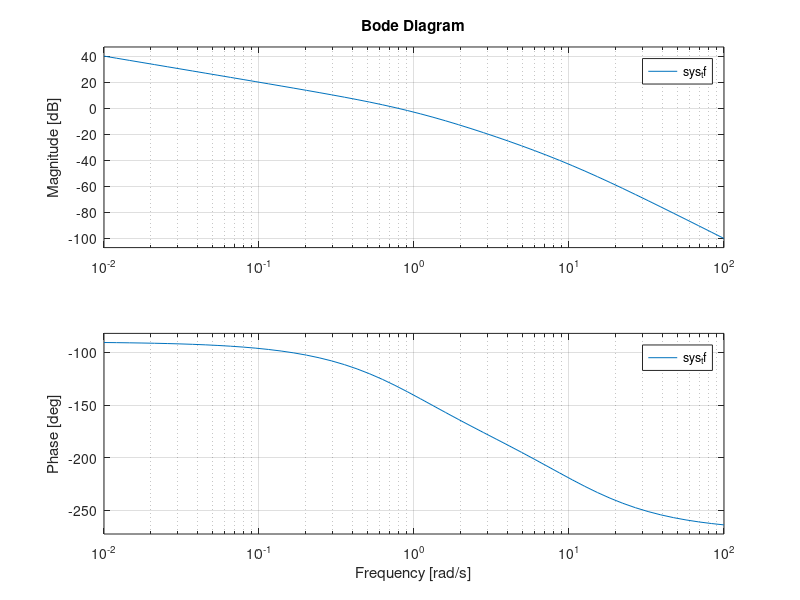

Write the MATLAB code that produced this figure. (Note: this script raises an error after producing the figure.)
%bode plot as Grv sir is killing us just before cats
%n=[10 100];
%d=[1 7 10 0];
n=[1];
d=[0.1 1.1 1 0];
a=-2;
b=2;
w=logspace(a,b);
sys_tf=tf(n,d);
figure;
bode(sys_tf,w);
grid on;
[gm, pm, gcf ,pcf]=margin(n,d);
value=[gm, pm, gcf ,pcf];
disp(value);

%CL = feedback(sys_tf,1);
%disp(CL);
%bro what is wrong with you ? why ? eee guy
%typical
pm_des=30;
%pm= 180+measured angle at wgc
pm_val=-180+pm_des;

gm_mag=-(gm_des-gm_db);
%20 log k= offset
k=power(10,gm_mag/20);
sys_tf=tf(k*n,d);
figure;
bode(sys_tf,w);
grid on;
[gm, pm, gcf ,pcf]=margin(k*n,d);
value=[gm, pm, gcf ,pcf];
disp(value);
gm_db = 20 * log10(gm);  % Convert gm to dB
disp(gm_db);
